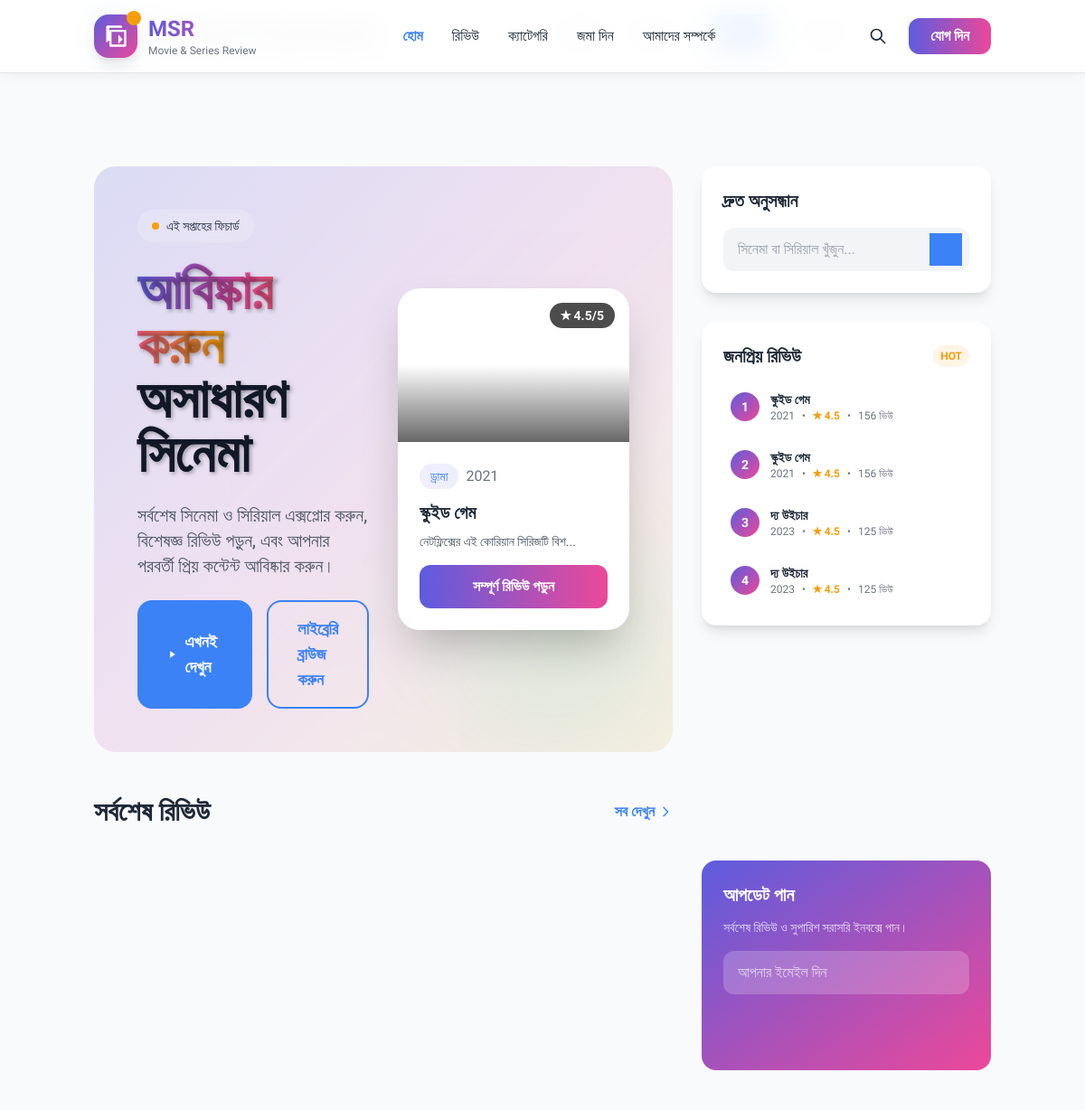
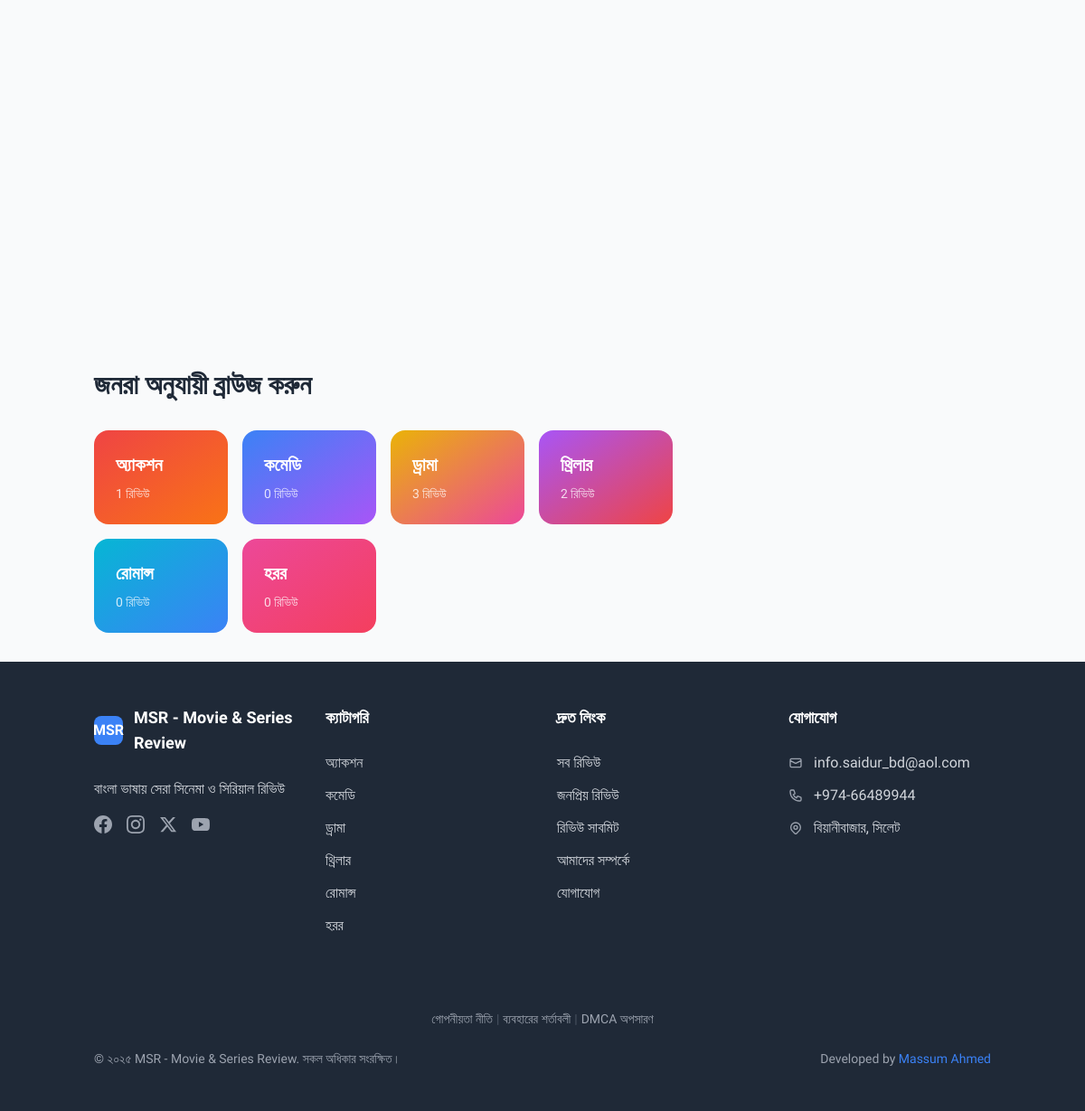
The app's page /home/home.php with its own data (2 pictures, top to bottom).
### tables this page shows
CREATE TABLE `reviews` (
  `id` int(11) NOT NULL,
  `title` varchar(255) NOT NULL,
  `slug` varchar(255) NOT NULL,
  `reviewer_name` varchar(100) NOT NULL,
  `reviewer_email` varchar(100) DEFAULT NULL,
  `year` varchar(10) DEFAULT NULL,
  `type` enum('movie','series') NOT NULL DEFAULT 'movie',
  `language` varchar(50) DEFAULT NULL,
  `director` varchar(255) DEFAULT NULL,
  `cast` text DEFAULT NULL,
  `rating` decimal(2,1) NOT NULL DEFAULT 0.0,
  `content` longtext NOT NULL,
  `excerpt` text DEFAULT NULL,
  `poster_image` varchar(255) DEFAULT NULL,
  `trailer_url` varchar(500) DEFAULT NULL,
  `featured` tinyint(1) NOT NULL DEFAULT 0,
  `view_count` int(11) NOT NULL DEFAULT 0,
  `status` enum('published','pending','draft') NOT NULL DEFAULT 'pending',
  `created_by` enum('admin','user') NOT NULL DEFAULT 'admin',
  `meta_title` varchar(255) DEFAULT NULL,
  `meta_description` text DEFAULT NULL,
  `meta_keywords` text DEFAULT NULL,
  `created_at` timestamp NOT NULL DEFAULT current_timestamp(),
  `updated_at` timestamp NOT NULL DEFAULT current_timestamp() ON UPDATE current_timestamp()
);

CREATE TABLE `categories` (
  `id` int(11) NOT NULL,
  `name` varchar(100) NOT NULL,
  `name_bn` varchar(100) DEFAULT NULL,
  `slug` varchar(100) NOT NULL,
  `description` text DEFAULT NULL,
  `icon` varchar(100) DEFAULT NULL,
  `color` varchar(20) DEFAULT '#3B82F6',
  `sort_order` int(11) NOT NULL DEFAULT 0,
  `status` enum('active','inactive') NOT NULL DEFAULT 'active',
  `created_at` timestamp NOT NULL DEFAULT current_timestamp(),
  `updated_at` timestamp NOT NULL DEFAULT current_timestamp() ON UPDATE current_timestamp()
);

### home/home.php (the view, shortened to what the rows shown need)
<?php
require_once 'config/config.php';
$db = Database::getInstance();
$latest_reviews = $db->fetchAll("
    SELECT r.*, c.name as category_name, c.name_bn as category_name_bn
    FROM reviews r
    LEFT JOIN review_categories rc ON r.id = rc.review_id
    LEFT JOIN categories c ON rc.category_id = c.id
    WHERE r.status = 'published'
    ORDER BY r.created_at DESC
    LIMIT 6
");
$featured_reviews = $db->fetchAll("
    SELECT r.*, c.name as category_name, c.name_bn as category_name_bn
    FROM reviews r
    LEFT JOIN review_categories rc ON r.id = rc.review_id
    LEFT JOIN categories c ON rc.category_id = c.id
    WHERE r.status = 'published' AND r.featured = 1
    ORDER BY r.created_at DESC
    LIMIT 3
");
$popular_reviews = $db->fetchAll("
    SELECT r.*, c.name as category_name, c.name_bn as category_name_bn
    FROM reviews r
    LEFT JOIN review_categories rc ON r.id = rc.review_id
    LEFT JOIN categories c ON rc.category_id = c.id
    WHERE r.status = 'published'
    ORDER BY r.view_count DESC
    LIMIT 4
");
$categories = $db->fetchAll("
    SELECT * FROM categories
    WHERE status = 'active'
    ORDER BY sort_order ASC
    LIMIT 8
");
include 'includes/header.php';
?>
<!DOCTYPE html>
<html lang="bn" class="scroll-smooth">
<head>
    <script src="https://cdn.tailwindcss.com"></script>
</head>
<body class="bg-white dark:bg-cinema text-gray-900 dark:text-white font-display">
    <nav class="fixed top-0 w-full z-50 bg-white/90 dark:bg-cinema/90 backdrop-blur-lg border-b border-gray-200 dark:border-gray-800">
        <div class="container mx-auto px-4 py-4">
            <div class="flex items-center justify-between">
                <div class="flex items-center space-x-3">
                    <div>
                        <h1 class="text-2xl font-black bg-gradient-to-r from-primary to-secondary bg-clip-text text-transparent">
                        </h1>
                    </div>
                </div>
            </div>
        </div>
    </nav>
    <main class="pt-20">
        <div class="container mx-auto px-4 py-8">
            <div class="hero-grid">
                <div class="space-y-12">
                    <section class="relative bg-gradient-to-br from-primary/10 via-secondary/10 to-accent/10 dark:from-primary/20 dark:via-secondary/20 dark:to-accent/20 rounded-3xl p-8 lg:p-12 overflow-hidden">
                        <div class="relative z-10">
                            <div class="grid lg:grid-cols-2 gap-8 items-center">
                                <div class="space-y-6">
                                    <h1 class="text-4xl lg:text-6xl font-black leading-tight text-shadow">
                                        <span class="bg-gradient-to-r from-primary via-secondary to-accent bg-clip-text text-transparent">
                                        </span>
                                        <br>
                                        <span class="text-gray-900 dark:text-white">অসাধারণ সিনেমা</span>
                                    </h1>
                                </div>
                                <?php if (!empty($featured_reviews)): ?>
                                    <div class="relative">
                                        <?php $hero_review = $featured_reviews[0]; ?>
                                        <div class="card-3d bg-white dark:bg-gray-800 rounded-3xl overflow-hidden shadow-2xl">
                                            <div class="relative poster-aspect">
                                                <div class="absolute inset-0 bg-gradient-to-t from-black/60 via-transparent to-transparent"></div>
                                                <div class="absolute top-4 right-4 bg-black/70 backdrop-blur-sm text-white px-3 py-1 rounded-full font-semibold text-sm">
                                                    ★ <?php echo $hero_review['rating']; ?>/5
                                                </div>
                                            </div>
                                            <div class="p-6">
                                                <div class="flex items-center space-x-2 mb-3">
                                                    <span class="bg-primary/10 text-primary px-3 py-1 rounded-full text-sm font-medium">
                                                        <?php echo $hero_review['category_name_bn'] ?: $hero_review['category_name']; ?>
                                                    </span>
                                                    <span class="text-gray-500"><?php echo $hero_review['year']; ?></span>
                                                </div>
                                                <h3 class="text-xl font-bold mb-2">
                                                    <?php echo htmlspecialchars($hero_review['title']); ?>
                                                </h3>
                                                <p class="text-gray-600 dark:text-gray-400 text-sm mb-4">
                                                    <?php echo htmlspecialchars(substr($hero_review['excerpt'], 0, 100)); ?>...
                                                </p>
                                                <a href="/review/<?php echo $hero_review['slug']; ?>" class="w-full bg-gradient-to-r from-primary to-secondary text-white py-3 rounded-xl font-semibold hover:shadow-lg transition-all block text-center">
                                                    সম্পূর্ণ রিভিউ পড়ুন
                                                </a>
                                            </div>
                                        </div>
                                    </div>
                                <?php endif; ?>
                            </div>
                        </div>
                    </section>
                    <?php if (!empty($latest_reviews)): ?>
                    <section>
                        <div class="flex justify-between items-center mb-8">
                            <h2 class="text-3xl font-bold">সর্বশেষ রিভিউ</h2>
                        </div>
                    </section>
                    <?php endif; ?>
                    <?php if (!empty($categories)): ?>
                    <section>
                        <h2 class="text-3xl font-bold mb-8">জনরা অনুযায়ী ব্রাউজ করুন</h2>
                        <div class="grid grid-cols-2 md:grid-cols-3 lg:grid-cols-4 gap-4">
                            <?php
                            $colors = [
                                'from-red-500 to-orange-500',
                                'from-blue-500 to-purple-500',
                                'from-yellow-500 to-pink-500',
                                'from-purple-500 to-red-500',
                                'from-cyan-500 to-blue-500',
                                'from-pink-500 to-rose-500',
                                'from-green-500 to-blue-500',
                                'from-indigo-500 to-purple-500'
                            ];
                            ?>
                            <?php foreach ($categories as $index => $category): ?>
                                <a href="/category/<?php echo $category['slug']; ?>" class="group relative bg-gradient-to-br <?php echo $colors[$index % count($colors)]; ?> rounded-2xl p-6 text-white cursor-pointer hover:scale-105 transition-transform">
                                    <div class="relative z-10">
                                        <h3 class="text-xl font-bold mb-2"><?php echo $category['name_bn'] ?: $category['name']; ?></h3>
                                        <p class="text-white/80 text-sm">
                                            <?php echo $db->count("SELECT COUNT(*) FROM review_categories rc JOIN reviews r ON rc.review_id = r.id WHERE rc.category_id = ? AND r.status = 'published'", [$category['id']]); ?> রিভিউ
                                        </p>
                                    </div>
                                </a>
                            <?php endforeach; ?>
                        </div>
                    </section>
                    <?php endif; ?>
                </div>
                <aside class="sidebar-sticky space-y-8">
                    <?php if (!empty($popular_reviews)): ?>
                    <div class="bg-white dark:bg-gray-800 rounded-2xl p-6 shadow-lg">
                        <div class="space-y-3">
                            <?php foreach ($popular_reviews as $index => $review): ?>
                                <div class="flex items-center space-x-3 p-2 hover:bg-gray-50 dark:hover:bg-gray-700 rounded-lg transition-colors">
                                    <div class="w-8 h-8 bg-gradient-to-br from-primary to-secondary rounded-full flex items-center justify-center text-white font-bold text-sm">
                                        <?php echo $index + 1; ?>
                                    </div>
                                    <div class="flex-1 min-w-0">
                                        <h4 class="font-semibold text-sm truncate">
                                            <a href="/review/<?php echo $review['slug']; ?>">
                                                <?php echo htmlspecialchars($review['title']); ?>
                                            </a>
                                        </h4>
                                        <div class="flex items-center space-x-2 text-xs text-gray-500">
                                            <span><?php echo $review['year']; ?></span>
                                            <span>•</span>
                                            <span class="text-accent font-semibold">★ <?php echo $review['rating']; ?></span>
                                            <span>•</span>
                                            <span><?php echo number_format($review['view_count']); ?> ভিউ</span>
                                        </div>
                                    </div>
                                </div>
                            <?php endforeach; ?>
                        </div>
                    </div>
                    <?php endif; ?>
                </aside>
            </div>
        </div>
    </main>
</body>
</html>
<?php
include 'includes/footer.php';
?>

### includes/footer.php (shortened to what the rows shown need)
<?php
$footer_color = getSiteSetting('footer_color', '#1F2937');
$primary_color = getSiteSetting('primary_color', '#3B82F6');
?>
</main>
    <footer class="dynamic-footer text-white" style="background-color: <?php echo $footer_color; ?>;">
        <div class="container mx-auto px-4 py-12">
            <div class="grid md:grid-cols-2 lg:grid-cols-4 gap-8">
                <div>
                    <ul class="space-y-3">
                        <?php foreach (array_slice($categories, 0, 6) as $category): ?>
                            <li>
                                <a href="/category/<?php echo $category['slug']; ?>" class="text-gray-300 hover:text-white transition-colors" style="--hover-color: <?php echo $primary_color; ?>;" onmouseover="this.style.color='<?php echo $primary_color; ?>';" onmouseout="this.style.color='';">
                                    <?php echo $category['name_bn'] ?: $category['name']; ?>
                                </a>
                            </li>
                        <?php endforeach; ?>
                    </ul>
                </div>
            </div>
        </div>
    </footer>
</body>
</html>

### records on screen
reviews: rating "4.5", year "2021", title "স্কুইড গেম", excerpt "নেটফ্লিক্সের এই কোরিয়ান সিরিজটি বিশ", view_count "156"
categories: name_bn "ড্রামা", id "3"
categories: name_bn "অ্যাকশন", id "1"
categories: name_bn "কমেডি", count "0"
categories: name_bn "থ্রিলার", count "2"
categories: name_bn "রোমান্স", count "0"
categories: name_bn "হরর", count "0"
reviews: title "দ্য উইচার", year "2023", rating "4.5", view_count "125"

### other values on screen
getSiteSetting('site_name', SITE_NAME) "MSR - Movie & Series Review"
$footer_text "© ২০২৫ MSR - Movie & Series Review. সকল অধিকার সংরক্ষিত।"
